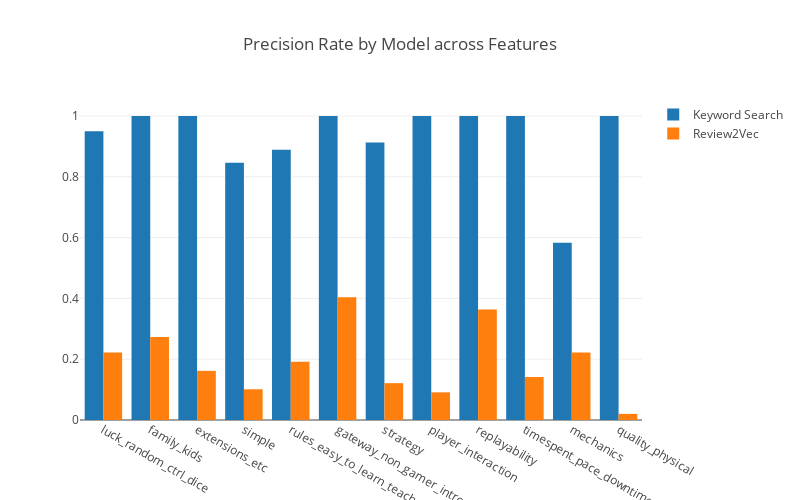

Here is the notebook cell this chart was saved with:
### Code cell
# Set up plotly for offline and in jupyter nb:
import plotly
import plotly.graph_objs as go
plotly.offline.init_notebook_mode(connected=True)

trace1 = go.Bar(x=valid_metrics_df_keyword.handlabel_name, 
                y=valid_metrics_df_keyword['precision'], 
                name='Keyword Search')
trace2 = go.Bar(x=valid_metrics_df_r2v.handlabel_name, 
                y=valid_metrics_df_r2v['precision'], 
                name='Review2Vec')

data = [trace1, trace2]
layout = go.Layout(
    title='Precision Rate by Model across Features',
    barmode='group',
    autosize=False,
    width=800,
    height=500
    )
validation_fig = go.Figure(data=data, layout=layout)
plotly.offline.iplot(validation_fig)

### Figure 1 — Plotly figure (JSON) as saved in the notebook; plotly's stock layout.template omitted (floating-point values rounded to 4 significant figures)
{"data": [{"name": "Keyword Search", "type": "bar", "x": ["luck_random_ctrl_dice", "family_kids", "extensions_etc", "simple", "rules_easy_to_learn_teach", "gateway_non_gamer_intro", "strategy", "player_interaction", "replayability", "timespent_pace_downtime_waiting", "mechanics", "quality_physical"], "y": [0.95, 1, 1, 0.8462, 0.8889, 1, 0.913, 1, 1, 1, 0.5833, 1]}, {"name": "Review2Vec", "type": "bar", "x": ["luck_random_ctrl_dice", "family_kids", "extensions_etc", "simple", "rules_easy_to_learn_teach", "gateway_non_gamer_intro", "strategy", "player_interaction", "replayability", "timespent_pace_downtime_waiting", "mechanics", "quality_physical"], "y": [0.2222, 0.2727, 0.1616, 0.101, 0.1919, 0.404, 0.1212, 0.09091, 0.3636, 0.1414, 0.2222, 0.0202]}], "layout": {"autosize": false, "barmode": "group", "height": 500, "title": "Precision Rate by Model across Features", "width": 800}}
